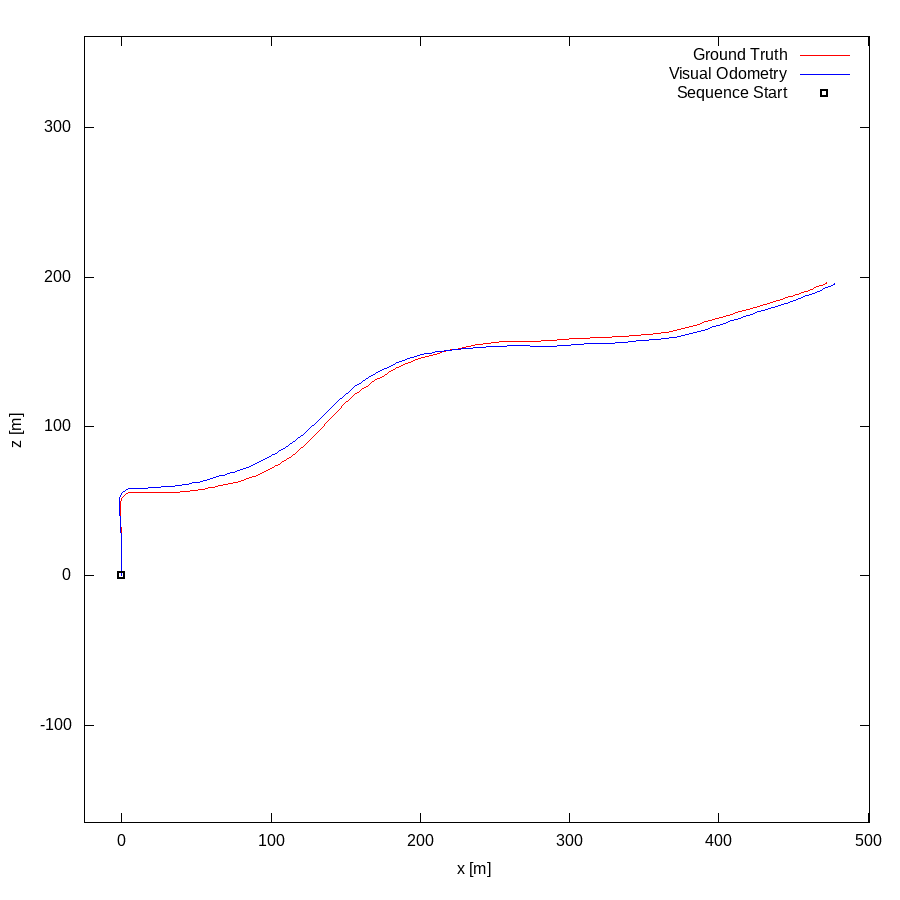

Recreate this plot in gnuplot.
set term postscript eps enhanced color
set output "03.eps"
set size ratio -1
set xrange [-25:501]
set yrange [-165:361]
set xlabel "x [m]"
set ylabel "z [m]"
plot "03.txt" using 1:2 lc rgb "#FF0000" title 'Ground Truth' w lines,"03.txt" using 3:4 lc rgb "#0000FF" title 'Visual Odometry' w lines,"< head -1 03.txt" using 1:2 lc rgb "#000000" pt 4 ps 1 lw 2 title 'Sequence Start' w points
